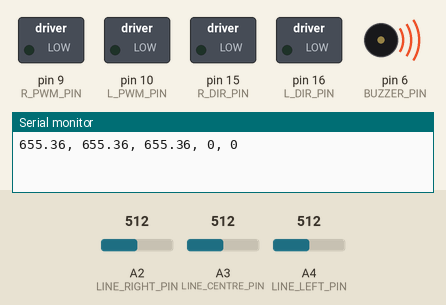
The sketch below on a simulated Arduino Mega 2560, built with avr-gcc and run on an emulated ATmega2560. Shown: switched loads named in the sketch (green lamp = pin HIGH), buzzer (waves = sounding), the last lines printed to the serial monitor. The test bench sets the inputs (shaded band); at power-on: A2 (LINE_RIGHT_PIN) = 512, A3 (LINE_CENTRE_PIN) = 512, A4 (LINE_LEFT_PIN) = 512. Pins used as bus, display or sensor lines are not drawn.

Above: at 1.2 s.
1.3 s: A2 (LINE_RIGHT_PIN) set to 844
At 4.1 s:
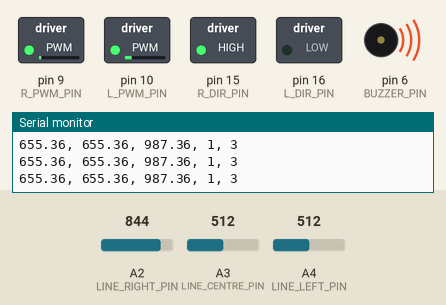
4.3 s: A2 (LINE_RIGHT_PIN) set to 870
At 5.5 s:
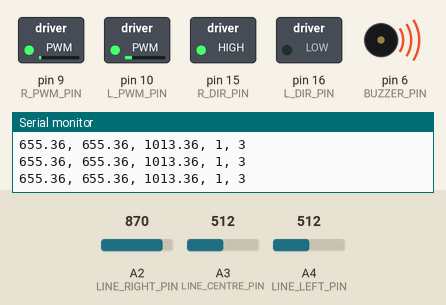
5.8 s: A3 (LINE_CENTRE_PIN) set to 900
At 6.1 s:
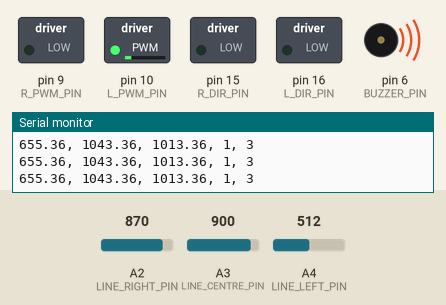
7.3 s: A4 (LINE_LEFT_PIN) set to 508
At 8.4 s:
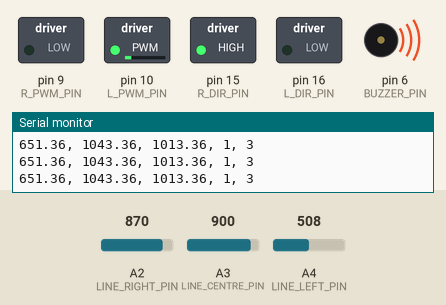
8.8 s: A4 (LINE_LEFT_PIN) set to 122
At 11.8 s:
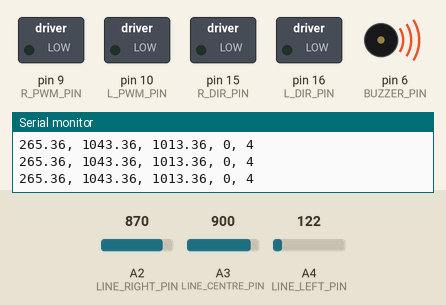
Timing chart, 0 to 12.8 s (numbered marks = the images above; inputs shaded):
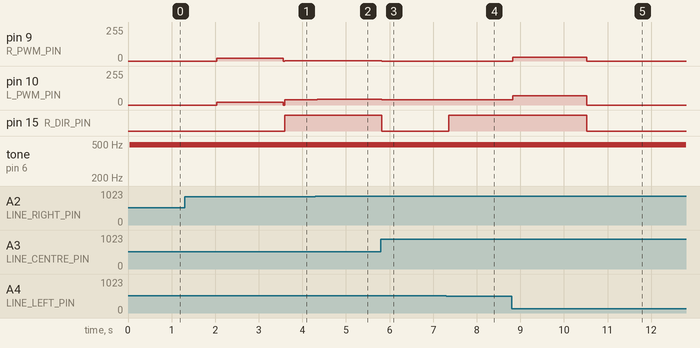

Measured:
- the behaviour switches between 509 and 508 on A4 (LINE_LEFT_PIN) (found by bisection; images 3 and 4)
- after the input at 1.3 s, pin 15 (R_DIR_PIN): LOW → HIGH after 2.3 s
- after the input at 4.3 s, pin 9 (R_PWM_PIN): 1/255 → 3/255 at once; pin 10 (L_PWM_PIN): 41/255 → 43/255 at once
- after the input at 5.8 s, pin 9 (R_PWM_PIN): 3/255 → 0/255 at once; pin 10 (L_PWM_PIN): 43/255 → 39/255 at once; pin 15 (R_DIR_PIN): HIGH → LOW at once
- after the input at 7.3 s, pin 10 (L_PWM_PIN): 39/255 → 40/255 after 0.06 s; pin 15 (R_DIR_PIN): LOW → HIGH after 0.06 s
- after the input at 8.8 s, pin 9 (R_PWM_PIN): 0/255 → 28/255 at once, → 0/255 1.7 s later; pin 10 (L_PWM_PIN): 40/255 → 68/255 at once, → 0/255 1.7 s later; pin 15 (R_DIR_PIN): HIGH → LOW after 1.7 s

The sketch:

fsm.ino
```cpp
#include "encoders.h"
#include "pid.h"
#include "line_sensors.h"

// Motor pins
#define L_PWM_PIN 10
#define L_DIR_PIN 16
#define R_PWM_PIN  9
#define R_DIR_PIN 15
#define DIR_FWD LOW
#define DIR_BKD HIGH

// Buzzer pin
#define BUZZER_PIN 6

// Line sensor pins
#define LINE_LEFT_PIN   A4
#define LINE_CENTRE_PIN A3
#define LINE_RIGHT_PIN  A2

// Constants
#define NO_OF_BEATS 25;
#define BAUD_RATE 9600

// PID Values
// #define kp 0.11
#define kp 0.15
#define ki 0.0
#define kd 0.0

// States
#define STATE_INITIAL        0
#define STATE_DRIVE_FORWARDS 1
#define STATE_FOUND_LINE     2
#define STATE_FOLLOW_LINE    3
#define STATE_END_OF_LINE    4

// This holds what state the robot is in.
int STATE;

// Initialisation
LineSensor line_left(LINE_LEFT_PIN);
LineSensor line_centre(LINE_CENTRE_PIN);
LineSensor line_right(LINE_RIGHT_PIN);

PID pid( kp, ki, kd );

// Timestamps
float update_ts, buzzer_ts, incrementer_ts, init_ts;

// PID arguments
float demand;
float forward_speed;
float line_threshold;
float confidence_threshold;

// States
bool on_line;
bool first_line_found;
bool buzzer_on;
bool song_complete;

// Line Confidences
float left_line_confidence, centre_line_confidence, right_line_confidence;

// Song
unsigned long intervals[25] = { 3000, 100, 3000, 100, 3000, 100, 3000, 100, 3000, 100, 3000, 100, 3000, 100, 3000, 100, 3000, 100, 3000, 100, 3000, 100, 3000, 100, 3000 };
unsigned long buzz_interval;
int no_of_beats;
int interval_index;


void setup() {

  setupMotors();
  setupLeftEncoder();
  setupRightEncoder();
  setupTimestamps();
  setupBuzzer();
  setupSong();

  // Calibrate and setup line sensors
  setupLineSensors();

  // Calibration complete
  // play_delay_tone(20, 100);

  demand = 0.0;
  forward_speed = 20.0;
  line_threshold = 300.0;
  confidence_threshold = 50.0;

  // Initialise serial for debugging output
  Serial.begin(9600);

  // Set initial state, before robot begins to operate.
  STATE = STATE_INITIAL;
}


void loop() {

  unsigned long update_elapsed = millis() - update_ts;
  unsigned long buzzer_elapsed = micros() - buzzer_ts;
  unsigned long incrementer_elapsed = micros() - incrementer_ts;

  updateLineConfidence();
  on_line = checkForLine();

  Serial.print(line_left.readCalibrated());
  Serial.print(", ");
  Serial.print(line_centre.readCalibrated());
  Serial.print(", ");
  Serial.print(line_right.readCalibrated());
  Serial.print(", ");
  Serial.print(checkForLine());
  Serial.print(", ");
  Serial.println(STATE);

  // Based on the value of STATE variable,
  // run code for the appropriate robot behaviour.
  switch( STATE ) {
    case STATE_INITIAL:
      initialisingBeeps();
      break;
    case STATE_DRIVE_FORWARDS:
      driveForwards();
      break;
    case STATE_FOUND_LINE:
      foundLineBeep();
      break;
    case STATE_FOLLOW_LINE:
      if (update_elapsed > 10) {
        update_ts = millis();
        followLine();
      }
      break;
    case STATE_END_OF_LINE:
      endOfLineBeep(buzzer_elapsed, incrementer_elapsed);
      break;
    default:
      Serial.println("System Error, Unknown state!");
      break;
  }
}

// Beep 5 times across 5 seconds
void initialisingBeeps() {

  for (int i = 0; i < 2; i++) {
    play_delay_tone(5, 100);
    delay(900);
  }

  // Update state
  STATE = STATE_DRIVE_FORWARDS;
}

// Command robot to drive forwards straight until it detects the line
void driveForwards() {

  if(!on_line) {
    updateSpeed(forward_speed + 1.0, forward_speed);
  } else {
    // Update state
    STATE = STATE_FOUND_LINE;
  }

}

// Stop and beep when line found
void foundLineBeep() {

  updateSpeed(0, 0);

  // play_delay_tone(10, 100);

  left_line_confidence = 100.0;
  centre_line_confidence = 100.0;
  right_line_confidence = 100.0;

  STATE = STATE_FOLLOW_LINE;
}

void followLine() {

  // If line is detected, update PID and speeds and send to motor
  if (on_line) {
    updatePID();
  }
  else {
    STATE = STATE_END_OF_LINE;
  }
}

void endOfLineBeep(unsigned long buzzer_elapsed, unsigned long incrementer_elapsed) {
  updateSpeed(0, 0);

  play_delay_tone(20, 100);

  if (!song_complete) {
    play_song(buzzer_elapsed, incrementer_elapsed);
  }
}

void updateSpeed(float left_new_speed, float right_new_speed) {

  if (left_new_speed < 0) {
    left_new_speed = left_new_speed * -1;
    digitalWrite( L_DIR_PIN, DIR_BKD );
  } else {
    digitalWrite( L_DIR_PIN, DIR_FWD );
  }

  if (right_new_speed < 0) {
    right_new_speed = right_new_speed * -1;
    digitalWrite( R_DIR_PIN, DIR_BKD );
  } else {
    digitalWrite( R_DIR_PIN, DIR_FWD );
  }

  analogWrite( L_PWM_PIN, left_new_speed );
  analogWrite( R_PWM_PIN, right_new_speed );
}

void updateLineConfidence() {
  bool left_above_threshold = line_left.readCalibrated() > line_threshold;
  bool centre_above_threshold = line_left.readCalibrated() > line_threshold;
  bool right_above_threshold = line_left.readCalibrated() > line_threshold;

  // If sensor is above threshold, increase confidence
  if (left_above_threshold) {
    left_line_confidence += 1.0;
  }
  else {
    left_line_confidence -= 1.0;
  }

  if (centre_above_threshold) {
    centre_line_confidence += 1.0;
  }
  else {
    centre_line_confidence -= 1.0;
  }

  if (right_above_threshold) {
    right_line_confidence += 1.0;
  }
  else {
    right_line_confidence -= 1.0;
  }

  left_line_confidence = constrain(left_line_confidence, 0.0, 100.0);
  centre_line_confidence = constrain(centre_line_confidence, 0.0, 100.0);
  right_line_confidence = constrain(right_line_confidence, 0.0, 100.0);

  return;
}

bool checkForLine() {
  bool left_on_line = left_line_confidence > confidence_threshold;
  bool centre_on_line = centre_line_confidence > confidence_threshold;
  bool right_on_line = right_line_confidence > confidence_threshold;

  if (left_on_line || centre_on_line || right_on_line) {
    if (!first_line_found) {
      first_line_found = true;
    }
    return true;
  }

  return false;
}

void updatePID() {
  // Get weighted line sensing ratio
  float line_centre_value = getLineCentre();

  // output_signal <----PID---- demand, measurement
  float pid_output = pid.update(demand, line_centre_value);

  float left_speed = forward_speed - pid_output;
  float right_speed = forward_speed + pid_output;

  left_speed = constrain(left_speed, -254, 254);
  right_speed = constrain(right_speed, -254, 254);

  updateSpeed(left_speed, right_speed);
}

float getLineCentre() {
  float left_value = line_left.readCalibrated();
  float centre_value = line_centre.readCalibrated();
  float right_value = line_right.readCalibrated();

  float I_total = left_value + centre_value + right_value;

  float p_1 = left_value / I_total;
  float p_2 = centre_value / I_total;
  float p_3 = right_value / I_total;

  float line_centre = (p_1 * 1000) + (p_2 * 2000) + (p_3 * 3000);

  line_centre = line_centre - 2000;

  line_centre = constrain(line_centre, -2000, 2000);

  return line_centre;
}

void play_delay_tone(int volume, int duration) {
  analogWrite(BUZZER_PIN, volume);
  delay(duration);
  analogWrite(BUZZER_PIN, 0);
}

void play_tone(int volume) {
  digitalWrite(BUZZER_PIN, volume);
}

void play_song(unsigned long buzzer_elapsed, unsigned long incrementer_elapsed) {
  // Increment buzz_interval every 1000ms
  if (incrementer_elapsed > 100000) {
    incrementer_ts = micros();
    interval_index = (interval_index + 1) % no_of_beats;
    buzz_interval = intervals[interval_index];
  }

  // Implement a millis() or micros() task block
  // to toggle the state of the buzzer.
  if (buzzer_elapsed > buzz_interval) {
    buzzer_ts = micros();

    if (buzzer_on == false) play_tone(1);
    else play_tone(0);

    buzzer_on = !buzzer_on;
  }

  if (interval_index == (no_of_beats - 1)) {
    play_tone(0);
    buzzer_on = false;
    song_complete = true;
  }
}


void setupMotors() {
  pinMode( L_PWM_PIN, OUTPUT );
  pinMode( L_DIR_PIN, OUTPUT );
  pinMode( R_PWM_PIN, OUTPUT );
  pinMode( R_DIR_PIN, OUTPUT );

  // Set initial direction for l and r wheels
  digitalWrite( L_DIR_PIN, DIR_FWD );
  digitalWrite( R_DIR_PIN, DIR_FWD );
}

void setupTimestamps() {
  update_ts = millis();
  init_ts = millis();
  buzzer_ts = micros();
  incrementer_ts = micros();
}

void setupLineSensors() {
  // Calibrate line sensors
  line_left.calibrate();
  line_centre.calibrate();
  line_right.calibrate();

  on_line = false;
  first_line_found = false;

  left_line_confidence = 0.0;
  centre_line_confidence = 0.0;
  right_line_confidence = 0.0;
}

void setupBuzzer() {
  pinMode(BUZZER_PIN, OUTPUT);
  buzzer_on = false;
}

void setupSong() {
  song_complete = false;
  interval_index = 0;
  buzz_interval = intervals[interval_index];
}
```

encoders.h
```cpp
// These #defines act like a find-and-replace
// in your code, and make your code more readable.

#define E1_A_PIN  7
#define E1_B_PIN  23
#define E0_A_PIN  26
//E0_B_Pin is defined seperately later

// Volatile Global variables used by Encoder ISR.
volatile long count_right_e; // used by encoder to count the rotation
volatile bool oldE1_A;  // used by encoder to remember prior state of A
volatile bool oldE1_B;  // used by encoder to remember prior state of B

volatile long count_left_e; // used by encoder to count the rotation
volatile bool oldE0_A;  // used by encoder to remember prior state of A
volatile bool oldE0_B;  // used by encoder to remember prior state of B


// This ISR handles just Encoder 1
// ISR to read the Encoder1 Channel A and B pins
// and then look up based on  transition what kind of
// rotation must have occured.
ISR( INT6_vect ) {
  // First, Read in the new state of the encoder pins.
  // Standard pins, so standard read functions.
  boolean newE1_B = digitalRead( E1_B_PIN );
  boolean newE1_A = digitalRead( E1_A_PIN );

  // Some clever electronics combines the
  // signals and this XOR restores the
  // true value.
  newE1_A ^= newE1_B;

  // Create a bitwise representation of our states
  // We do this by shifting the boolean value up by
  // the appropriate number of bits, as per our table
  // header:
  //
  // State :  (bit3)  (bit2)  (bit1)  (bit0)
  // State :  New A,  New B,  Old A,  Old B.
  byte state = 0;
  state = state | ( newE1_A  << 3 );
  state = state | ( newE1_B  << 2 );
  state = state | ( oldE1_A  << 1 );
  state = state | ( oldE1_B  << 0 );


  // This is an inefficient way of determining
  // the direction.  However it illustrates well
  // against the lecture slides.
  switch( state ) {
    case 0:                   break; // No movement.
    case 1:  count_right_e--; break;  // clockwise?
    case 2:  count_right_e++; break;  // anti-clockwise?
    case 3:                   break;  // Invalid
    case 4:  count_right_e++; break;  // anti-clockwise?
    case 5:                   break;  // No movement.
    case 6:                   break;  // Invalid
    case 7:  count_right_e--; break;  // clockwise?
    case 8:  count_right_e--; break;  // clockwise?
    case 9:                   break;  // Invalid
    case 10:                  break;  // No movement.
    case 11: count_right_e++; break;  // anti-clockwise?
    case 12:                  break;  // Invalid
    case 13: count_right_e++; break;  // anti-clockwise?
    case 14: count_right_e--; break;  // clockwise?
    case 15:                  break;  // No movement.
  }

  // Save current state as old state for next call.
  oldE1_A = newE1_A;
  oldE1_B = newE1_B;

}


// This ISR handles just Encoder 0
// ISR to read the Encoder0 Channel A and B pins
// and then look up based on  transition what kind of
// rotation must have occured.
ISR( PCINT0_vect ) {

  // First, Read in the new state of the encoder pins.

  // Mask for a specific pin from the port.
  // Non-standard pin, so we access the register
  // directly.
  // Reading just PINE would give us a number
  // composed of all 8 bits.  We want only bit 2.
  // B00000100 masks out all but bit 2
  boolean newE0_B = PINE & (1<<PINE2);
  //boolean newE0_B = PINE & B00000100;  // Does same as above.

  // Standard read fro the other pin.
  boolean newE0_A = digitalRead( E0_A_PIN ); // 26 the same as A8

  // Some clever electronics combines the
  // signals and this XOR restores the
  // true value.
  newE0_A ^= newE0_B;

  // Create a bitwise representation of our states
  // We do this by shifting the boolean value up by
  // the appropriate number of bits, as per our table
  // header:
  //
  // State :  (bit3)  (bit2)  (bit1)  (bit0)
  // State :  New A,  New B,  Old A,  Old B.
  byte state = 0;
  state = state | ( newE0_A  << 3 );
  state = state | ( newE0_B  << 2 );
  state = state | ( oldE0_A  << 1 );
  state = state | ( oldE0_B  << 0 );

  // This is an inefficient way of determining
  // the direction.  However it illustrates well
  // against the lecture slides.
  switch( state ) {
    case 0:                  break; // No movement.
    case 1:  count_left_e--; break;  // clockwise?
    case 2:  count_left_e++; break;  // anti-clockwise?
    case 3:                  break;  // Invalid
    case 4:  count_left_e++; break;  // anti-clockwise?
    case 5:                  break;  // No movement.
    case 6:                  break;  // Invalid
    case 7:  count_left_e--; break;  // clockwise?
    case 8:  count_left_e--; break;  // clockwise?
    case 9:                  break;  // Invalid
    case 10:                 break;  // No movement.
    case 11: count_left_e++; break;  // anti-clockwise?
    case 12:                 break;  // Invalid
    case 13: count_left_e++; break;  // anti-clockwise?
    case 14: count_left_e--; break;  // clockwise?
    case 15:                 break;  // No movement.
  }

  // Save current state as old state for next call.
  oldE0_A = newE0_A;
  oldE0_B = newE0_B;
}


/*
   This setup routine enables interrupts for
   encoder1.  The interrupt is automatically
   triggered when one of the encoder pin changes.
   This is really convenient!  It means we don't
   have to check the encoder manually.
*/
void setupRightEncoder() {

  // Initialise our count value to 0.
  count_right_e = 0;

  // Initialise the prior A & B signals
  // to zero, we don't know what they were.
  oldE1_A = 0;
  oldE1_B = 0;

  // Setup pins for encoder 1
  pinMode( E1_A_PIN, INPUT );
  pinMode( E1_B_PIN, INPUT );

  // Now to set up PE6 as an external interupt (INT6), which means it can
  // have its own dedicated ISR vector INT6_vector

  // Page 90, 11.1.3 External Interrupt Mask Register – EIMSK
  // Disable external interrupts for INT6 first
  // Set INT6 bit low, preserve other bits
  EIMSK = EIMSK & ~(1<<INT6);
  //EIMSK = EIMSK & B1011111; // Same as above.

  // Page 89, 11.1.2 External Interrupt Control Register B – EICRB
  // Used to set up INT6 interrupt
  EICRB |= ( 1 << ISC60 );  // using header file names, push 1 to bit ISC60
  //EICRB |= B00010000; // does same as above

  // Page 90, 11.1.4 External Interrupt Flag Register – EIFR
  // Setting a 1 in bit 6 (INTF6) clears the interrupt flag.
  EIFR |= ( 1 << INTF6 );
  //EIFR |= B01000000;  // same as above

  // Now that we have set INT6 interrupt up, we can enable
  // the interrupt to happen
  // Page 90, 11.1.3 External Interrupt Mask Register – EIMSK
  // Disable external interrupts for INT6 first
  // Set INT6 bit high, preserve other bits
  EIMSK |= ( 1 << INT6 );
  //EIMSK |= B01000000; // Same as above

}

void setupLeftEncoder() {

    // Initialise our count value to 0.
    count_left_e = 0;

    // Initialise the prior A & B signals
    // to zero, we don't know what they were.
    oldE0_A = 0;
    oldE0_B = 0;

    // Setting up E0_PIN_B:
    // The Romi board uses the pin PE2 (port E, pin 2) which is
    // very unconventional.  It doesn't have a standard
    // arduino alias (like d6, or a5, for example).
    // We set it up here with direct register access
    // Writing a 0 to a DDR sets as input
    // DDRE = Data Direction Register (Port)E
    // We want pin PE2, which means bit 2 (counting from 0)
    // PE Register bits [ 7  6  5  4  3  2  1  0 ]
    // Binary mask      [ 1  1  1  1  1  0  1  1 ]
    //
    // By performing an & here, the 0 sets low, all 1's preserve
    // any previous state.
    DDRE = DDRE & ~(1<<DDE6);
    //DDRE = DDRE & B11111011; // Same as above.

    // We need to enable the pull up resistor for the pin
    // To do this, once a pin is set to input (as above)
    // You write a 1 to the bit in the output register
    PORTE = PORTE | (1<< PORTE2 );
    //PORTE = PORTE | 0B00000100;

    // Encoder0 uses conventional pin 26
    pinMode( E0_A_PIN, INPUT );
    digitalWrite( E0_A_PIN, HIGH ); // Encoder 0 xor

    // Enable pin-change interrupt on A8 (PB4) for encoder0, and disable other
    // pin-change interrupts.
    // Note, this register will normally create an interrupt a change to any pins
    // on the port, but we use PCMSK0 to set it only for PCINT4 which is A8 (PB4)
    // When we set these registers, the compiler will now look for a routine called
    // ISR( PCINT0_vect ) when it detects a change on the pin.  PCINT0 seems like a
    // mismatch to PCINT4, however there is only the one vector servicing a change
    // to all PCINT0->7 pins.
    // See Manual 11.1.5 Pin Change Interrupt Control Register - PCICR

    // Page 91, 11.1.5, Pin Change Interrupt Control Register
    // Disable interrupt first
    PCICR = PCICR & ~( 1 << PCIE0 );
    // PCICR &= B11111110;  // Same as above

    // 11.1.7 Pin Change Mask Register 0 – PCMSK0
    PCMSK0 |= (1 << PCINT4);

    // Page 91, 11.1.6 Pin Change Interrupt Flag Register – PCIFR
    PCIFR |= (1 << PCIF0);  // Clear its interrupt flag by writing a 1.

    // Enable
    PCICR |= (1 << PCIE0);
}
```

Source omitted: line_sensors.h (1660 bytes), pid.h (7530 bytes)
